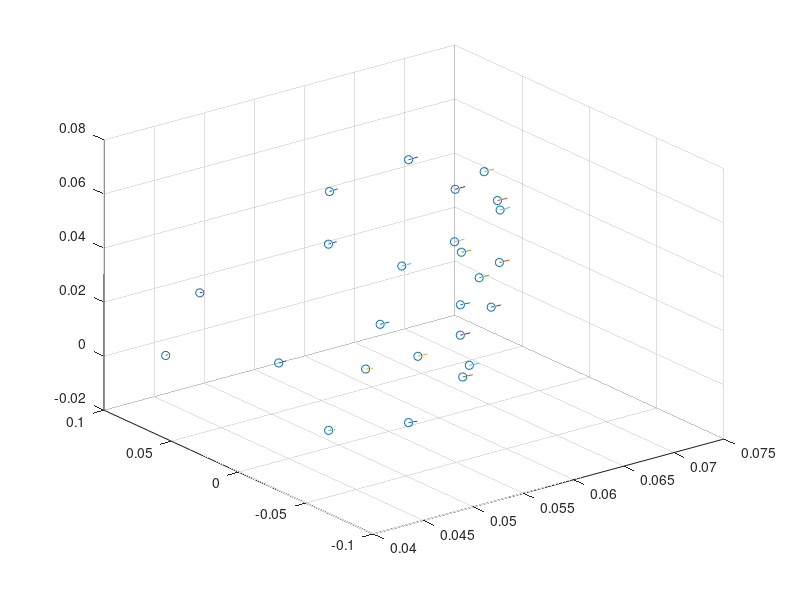

This chart was generated by the following MATLAB code:
torso = [
0.0504774437232 -0.0482040146921 -0.00116878361421 0.822234153971 -0.544079925826 -0.167056967399;
0.0601224722749 -0.0166540146921 -0.00116878361421 0.985579039822 -0.0982242573842 -0.137789518919;
0.0601220754789 0.0166579955079 -0.00116878361421 0.985575840469 0.0982546327224 -0.137790746541;
0.0504748092633 0.0482079955079 -0.00116878361421 0.822172925539 0.544170522427 -0.167063230643;
0.0408549693837 -0.0605171067051 0.00845121638579 0.564883426952 -0.806187356767 -0.175979145763;
0.0585718080487 -0.0331171067051 0.00845121638579 0.957719241917 -0.255201211785 -0.132838982098;
0.0621207129068 1.7763568394e-17 0.00845121638579 0.992811379133 4.57782939777e-15 -0.119689454273;
0.0585707471746 0.033121087521 0.00845121638579 0.957704900262 0.255252911917 -0.132843046384;
0.040849287047 0.060521087521 0.00845121638579 0.564747232633 0.806281542857 -0.175984763206;
0.0444049359885 -0.0615880962161 0.0278212163858 0.626979667583 -0.770487750907 -0.115087454309;
0.0607426894333 -0.0332080962161 0.0278212163858 0.96925534949 -0.233661469762 -0.0771128072005;
0.0639993411608 1.42108547152e-17 0.0278212163858 0.997772037029 3.24710257303e-15 -0.0667155313506;
0.0607417296641 0.033212077032 0.0278212163858 0.969243886069 0.233708010241 -0.0771158561353;
0.044400043251 0.061592077032 0.0278212163858 0.626861907501 0.770582699504 -0.115093232423;
0.0555482979823 -0.0489980095921 0.0375112163858 0.882235627546 -0.469639567555 -0.0331507779007;
0.0637840363465 -0.0166780095921 0.0375112163858 0.996093375987 -0.0851557327166 -0.0233770720999;
0.0637836959756 0.0166819904079 0.0375112163858 0.996091148584 0.0851816525586 -0.0233775486401;
0.0555461786517 0.0490019904079 0.0375112163858 0.882193799524 0.469717956026 -0.0331533085661;
0.0556501330411 -0.0489980095921 0.0568712163858 0.884221682103 -0.467067465041 0.0;
0.0638498902205 -0.0166780095921 0.0568712163858 0.996391714049 -0.0848737425557 0.0;
0.0638495510784 0.0166819904079 0.0568712163858 0.996389519216 0.0848995052822 0.0;
0.0556480300529 0.0490019904079 0.0568712163858 0.884180540468 0.467145343397 0.0;
0.0613916745178 -0.033011138495 0.0665612163858 0.974307848831 -0.225220371428 0.0;
0.0645 0.0 0.0665612163858 1.0 0.0 0.0;
0.0613907542182 0.0330151193109 0.0665612163858 0.974297444276 0.225265377004 0.0
];

hold off;
scatter3(torso(:,1),torso(:,2),torso(:,3));
hold on;
for i = 1:length(torso)
  plot3([torso(i, 1);torso(i, 1)+torso(i, 4)*.001], [torso(i, 2);torso(i, 2)+torso(i, 5)*.001],[torso(i, 3);torso(i, 3)+torso(i, 6)*.001])
end
